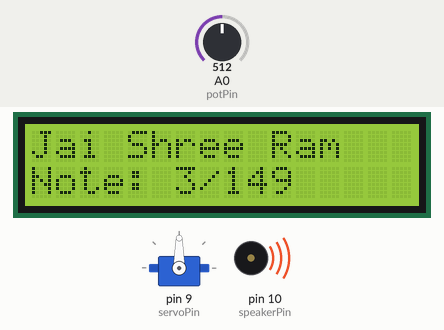
Bench run of a sketch on a simulated Arduino Uno, built with avr-gcc and run on an emulated ATmega328P. Shown: servo, 16×2 character LCD, buzzer (waves = sounding). The inputs (shaded band) are chosen by the test bench; at power-on: A0 (potPin) = 512.

Above: at 3.2 s.
3.3 s: A0 (potPin) set to 716
At 3.75 s:
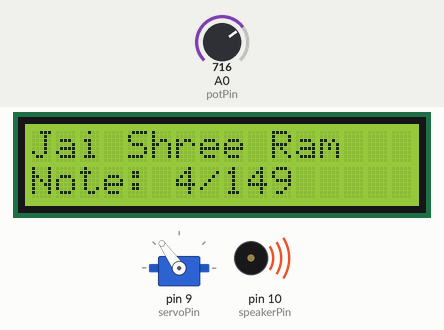
5.4 s: A0 (potPin) set to 900
At 6.4 s:
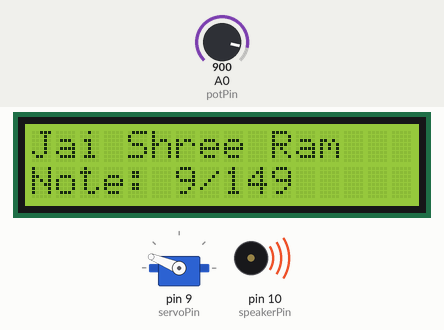
7.4 s: A0 (potPin) set to 1023
At 9.35 s:
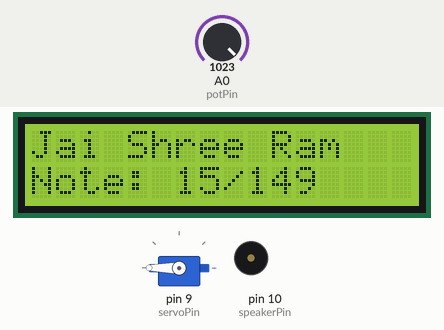
9.6 s: A0 (potPin) set to 306
At 11.8 s:
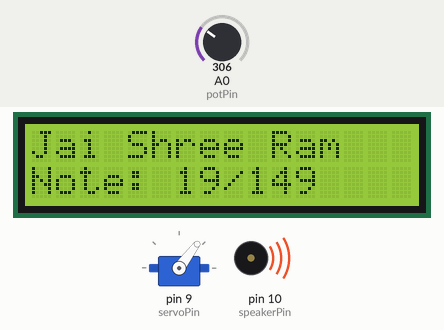
12.3 s: A0 (potPin) set to 122
At 14.76 s:
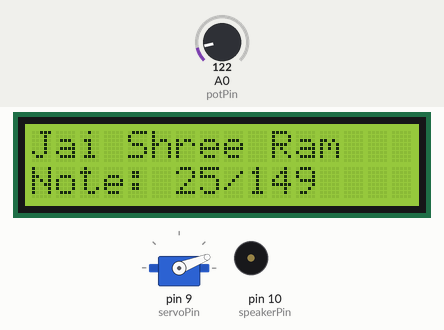
Timing chart, 0 to 15.5 s (numbered marks = the images above; inputs shaded):
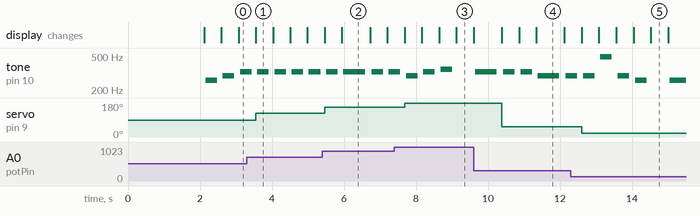

Measured:
- after the input at 3.3 s, servo on pin 9 (servoPin): 90° → 125° after 0.25 s
- after the input at 5.4 s, servo on pin 9 (servoPin): 125° → 158° after 0.06 s
- after the input at 7.4 s, servo on pin 9 (servoPin): 158° → 180° after 0.28 s
- after the input at 9.6 s, servo on pin 9 (servoPin): 180° → 53° after 0.78 s
- after the input at 12.3 s, servo on pin 9 (servoPin): 53° → 21° after 0.30 s
- by itself, tone on pin 10 (speakerPin): plays 293 Hz for 0.32 s, 491 Hz for 0.32 s, 293 Hz for 0.32 s, 260 Hz for 0.32 s, 260 Hz for 0.45 s
- what the display in image 1 shows lasts 0.4 s, from 3.6 s to 4.0 s

The sketch:

sketch_aug26b.ino
```cpp
/*
National Anthem of India on Custom Breadboard Arduino with ATmega328P
By Anay Narendra Kamat (http://www.anaykamat.com)
Modified for LCD + Servo + Buzzer demo
*/

// -------------------- Libraries --------------------
#include <Servo.h>
#include <Wire.h>
#include <LiquidCrystal_I2C.h>

// -------------------- Pin Config -------------------
int speakerPin = 10;
int servoPin   = 9;
int potPin     = A0;

// -------------------- Objects ----------------------
Servo Servo1;
LiquidCrystal_I2C lcd(0x27, 16, 2);   // Change 0x27 if your scanner finds a different address

// -------------------- Music Data -------------------
char notes[] = "cdeeeeeeeeedef eeedddbdc ccgggggggggaf fffffeddf eedeedeggaff eeeeeddbdc cdeeeedf efgggfedfe feeeddbdc ccggggeggggga fffffedfe egc bab aga ccddeedef ";
int beats[] = { 1,1,1,1,1,1,1,1,2,1,1,1,1,1,1,
                2,1,1,2,1,1,1,1,1,1,
                2,2,1,2,1,1,1,1,1,1,1,2,1,1,
                2,1,1,2,1,1,1,1,1,1,
                2,1,1,2,1,1,1,1,2,1,1,1,1,
                2,1,1,1,1,1,1,1,1,2,1,
                1,1,1,1,2,2,2,1,1,
                1,1,1,1,2,1,1,1,1,1,1,
                2,2,1,1,1,1,1,1,1,1,
                1,1,1,1,2,1,1,2,1,1,1,1,1,1,
                2,1,1,2,1,1,1,1,1,1,
                1,1,4,1,1,1,4,1,1,1,4,1,
                1,1,1,1,1,1,1,1,4,1 };
int length = sizeof(beats) / sizeof(beats[0]);  // number of notes
int tempo = 300;

// -------------------- Functions --------------------
void playTone(int tone, int duration) {
  for (long i = 0; i < duration * 1000L; i += tone * 2) {
    digitalWrite(speakerPin, HIGH);
    delayMicroseconds(tone);
    digitalWrite(speakerPin, LOW);
    delayMicroseconds(tone);
  }
}

void playNote(char note, int duration) {
  char names[] = { 'c', 'd', 'e', 'f', 'g', 'a', 'b', 'C' };
  int tones[]  = {1915,1700,1519,1432,1275,1136,1014,956};

  for (int i = 0; i < 8; i++) {
    if (names[i] == note) {
      playTone(tones[i], duration);
      return;
    }
  }
}

// -------------------- Setup ------------------------
void setup() {
  pinMode(speakerPin, OUTPUT);
  Servo1.attach(servoPin);

  lcd.init();        // Initialize LCD
  lcd.backlight();   // Turn on backlight
  lcd.setCursor(0,0);
  lcd.print("Jai Shree Ram");
  delay(2000);       // Show greeting for 2s
  lcd.clear();
}

// -------------------- Main Loop --------------------
void loop() {
  // Read potentiometer and move servo
  int reading = analogRead(potPin);
  int angle = map(reading, 0, 1023, 0, 180);
  Servo1.write(angle);

  // Play anthem
  for (int i = 0; i < length; i++) {
    // Update servo during playback
    int reading = analogRead(potPin);
    int angle = map(reading, 0, 1023, 0, 180);
    Servo1.write(angle);

    // Update LCD
    lcd.setCursor(0,0);
    lcd.print("Jai Shree Ram   ");  // first line
    lcd.setCursor(0,1);
    lcd.print("Note: ");
    lcd.print(i+1);                 // show current note number
    lcd.print("/");
    lcd.print(length);

    // Play note
    if (notes[i] == ' ') {
      delay(beats[i] * tempo);  // rest
    } else {
      playNote(notes[i], beats[i] * tempo);
    }

    delay(tempo/2);  // short pause
  }

  // Song finished
  lcd.clear();
  lcd.setCursor(0,0);
  lcd.print("Anthem Done!");
  delay(5000);
}
```
